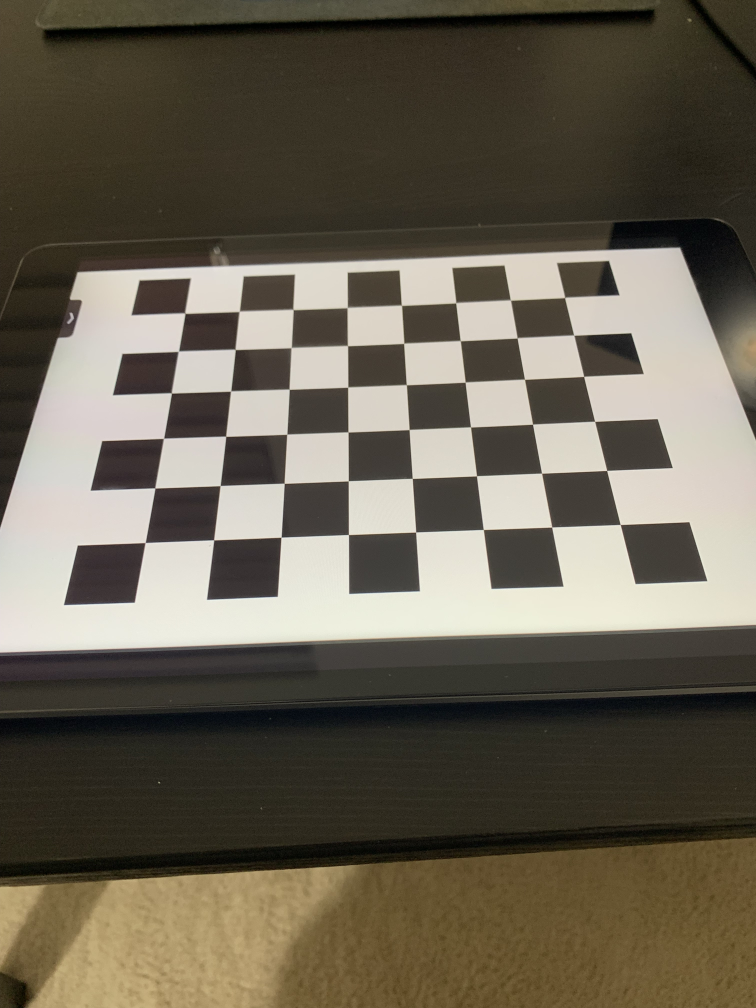
#> input picture calib_data/IMG_3276.jpg, 3024 x 4032 px (shown at 1/4 size); its folder holds 5 pictures in this run
$ python chess_calib.py
#> lines starting #> are read from the running program, lines starting #| are printed output that depends on the picture; after the words box and inside, x2 and y2 are one past the last pixel; in counts of white or black regions, pixels touching at a corner belong together
#chessboard camera calibration

import numpy as np
import cv2
import glob

# PART 3:------------------------------------------------------------------------------------------------------------------------------------------------------

print("\nPART 3: --------------------------------------------------------------------")
# termination criteria
criteria = (cv2.TERM_CRITERIA_EPS + cv2.TERM_CRITERIA_MAX_ITER, 30, 0.001)

# prepare object points, like (0,0,0), (1,0,0), (2,0,0) ....,(6,5,0)
objp = np.zeros((6*8,3), np.float32)
objp[:,:2] = np.mgrid[0:8,0:6].T.reshape(-1,2)

# Arrays to store object points and image points from all the images.
objpoints = [] # 3d point in real world space
imgpoints = [] # 2d points in image plane.
images = glob.glob('./calib_data/*.jpg')

for fname in images:
    img = cv2.imread(fname)
#> img is the input picture: shape (4032, 3024, 3); mean B, G, R 82.1, 96.7, 103.7
    img = cv2.resize(img, (0,0), fx=0.2, fy=0.2, interpolation=cv2.INTER_AREA)
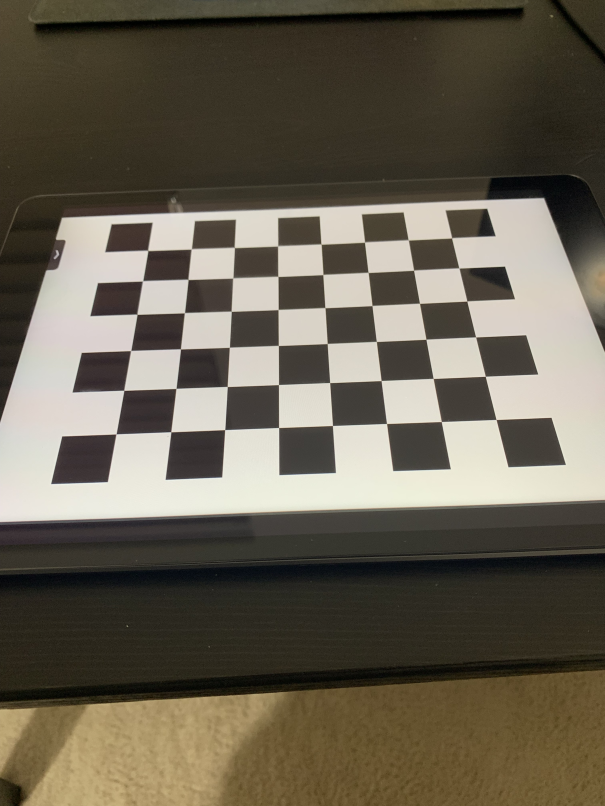
#> img: shape (806, 605, 3); mean B, G, R 82.1, 96.7, 103.7
    gray = cv2.cvtColor(img, cv2.COLOR_BGR2GRAY)
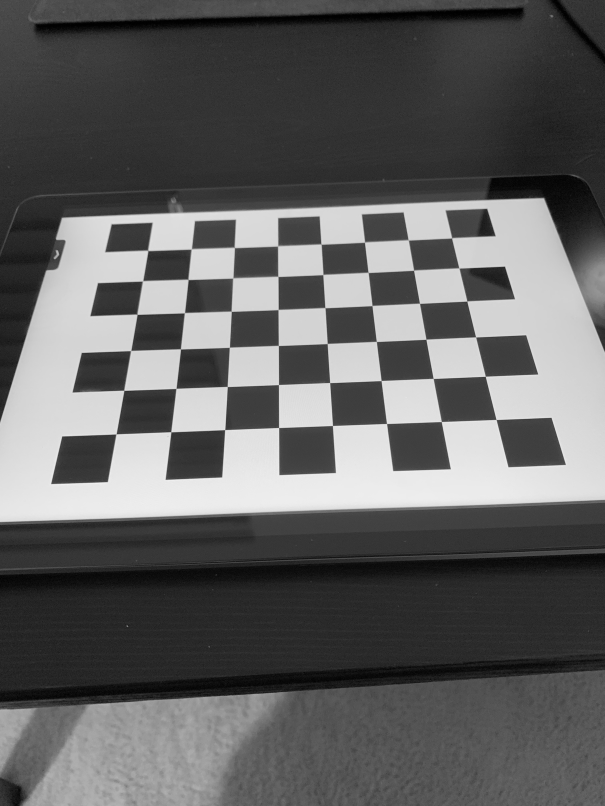
#> gray: shape (806, 605); min 0, max 241, mean 97.1
    # Find the chess board corners
    ret, corners = cv2.findChessboardCorners(gray, (8,6), None)
#> ret = True; corners = 48 rows, first 8: [147.7, 250.4], [191.1, 249.1], [234.3, 247.4], [277.6, 245.9], [321, 244], [364.5, 242.2], [408.2, 239.8], [451.5, 237.9]
    # If found, add object points, image points (after refining them)
    if ret == True:
        objpoints.append(objp)
        corners2 = cv2.cornerSubPix(gray,corners, (11,11), (-1,-1), criteria)
#> corners2 = 48 rows, first 8: [147.7, 250.4], [191.2, 248.9], [234.3, 247.4], [277.6, 245.8], [321.1, 244.1], [364.5, 242], [408.3, 239.8], [451.6, 237.8]
        imgpoints.append(corners2)
        # Draw and display the corners
        cv2.drawChessboardCorners(img, (8,6), corners2, ret)
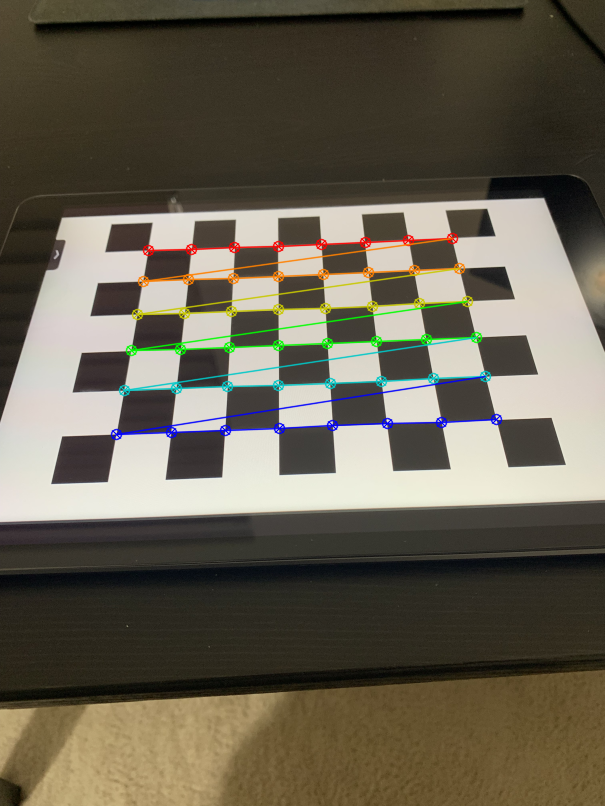
#> img: shape (806, 605, 3); 3.03% of pixels changed, all inside (x1, y1, x2, y2) = (110, 232, 503, 441)
        cv2.imshow(fname, img)
        cv2.waitKey(500)
#> pass 2 of the loop `for fname in images:`:
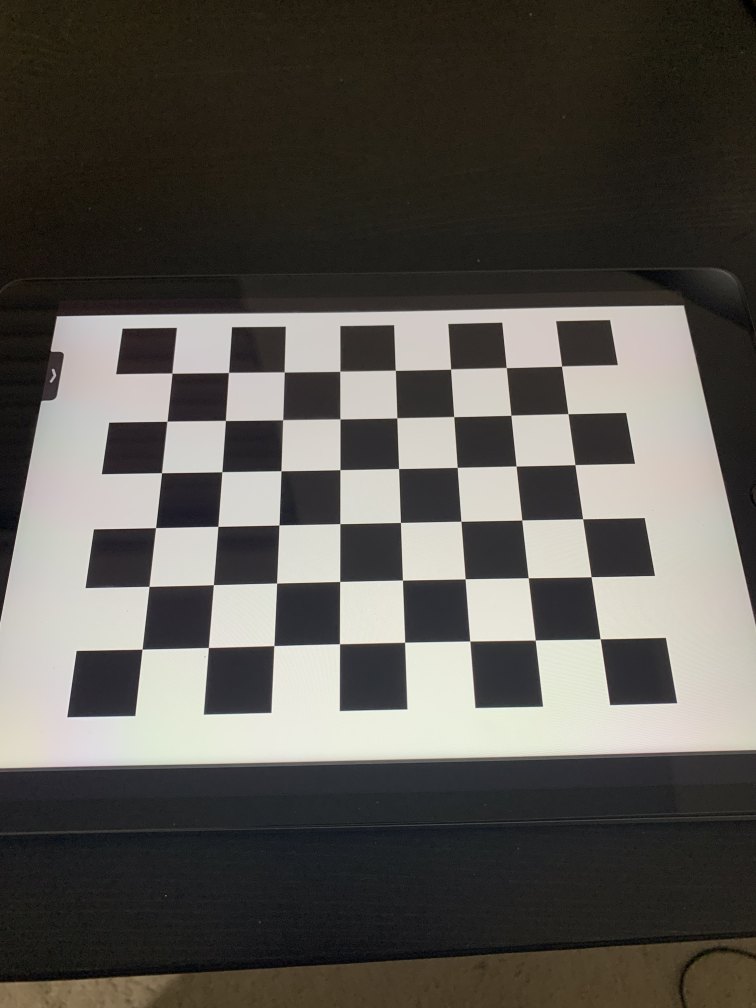
#> input picture calib_data/IMG_3277.jpg, 3024 x 4032 px (shown at 1/4 size)
#> img is the input picture: shape (4032, 3024, 3); mean B, G, R 80.2, 85.9, 89.1
#> `gray = cv2.cvtColor(img, cv2.COLOR_BGR2GRAY)`:
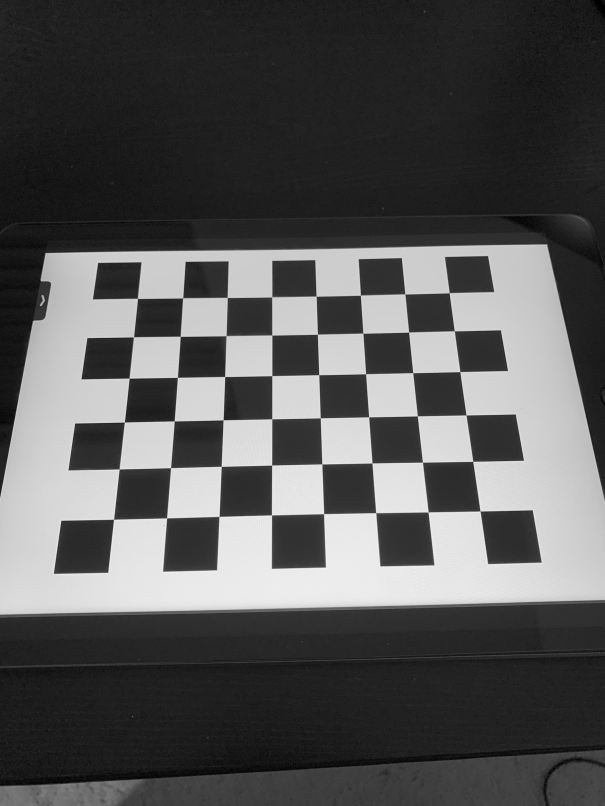
#> gray: shape (806, 605); min 0, max 242, mean 86.2
#> corners = 48 rows, first 8: [137.5, 298.4], [182.6, 297.9], [227.3, 297.5], [271.6, 296.9], [316.2, 296.2], [360.4, 295.2], [404.8, 293.9], [449.2, 292.7]
#> corners2 = 48 rows, first 8: [137.4, 298.4], [182.7, 297.8], [227.3, 297.4], [271.7, 296.8], [316.2, 296.2], [360.4, 295.2], [404.9, 293.9], [449.2, 292.7]
#> `cv2.drawChessboardCorners(img, (8,6), corners2, ret)`:
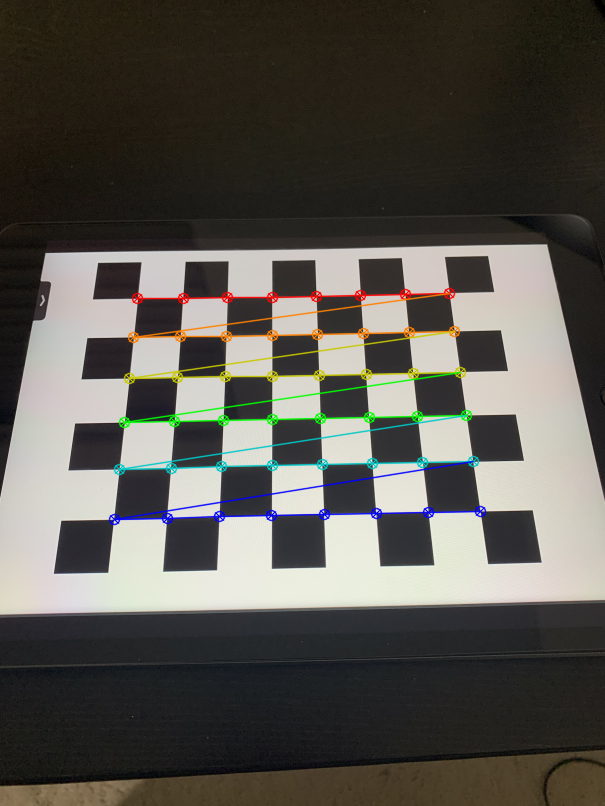
#> img: shape (806, 605, 3); mean B, G, R 79.5, 85.9, 88.5
#> pass 3 of the loop `for fname in images:`:
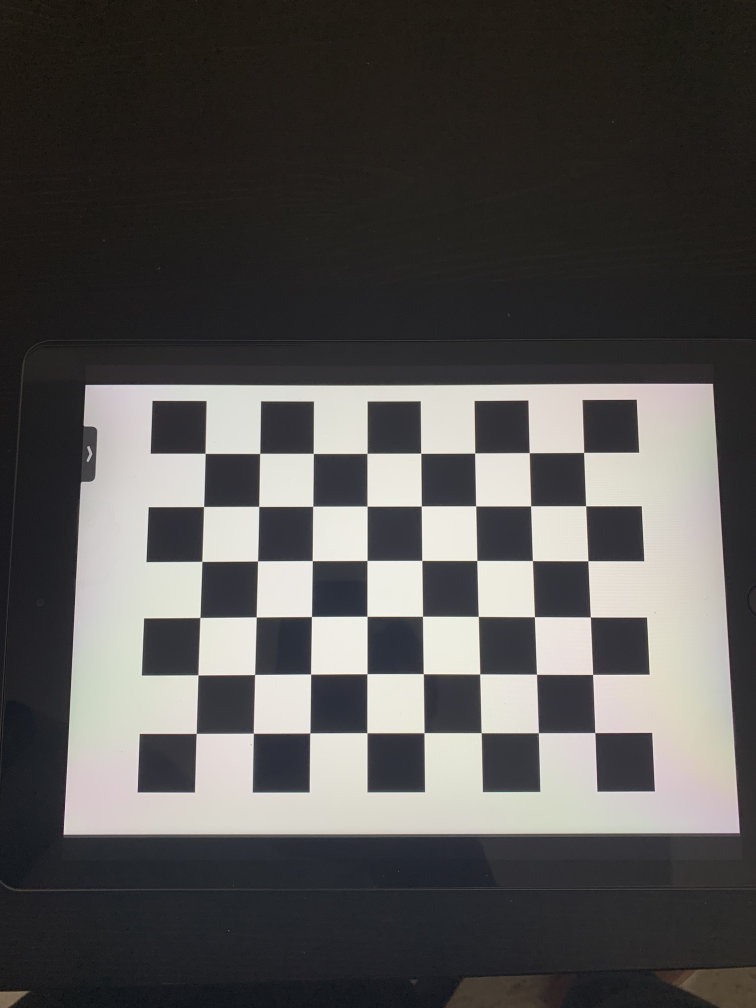
#> input picture calib_data/IMG_3278.jpg, 3024 x 4032 px (shown at 1/4 size)
#> img is the input picture: shape (4032, 3024, 3); mean B, G, R 81.6, 83.3, 85.1
#> `img = cv2.resize(img, (0,0), fx=0.2, fy=0.2, interpolation=cv2.INTER_A..`:
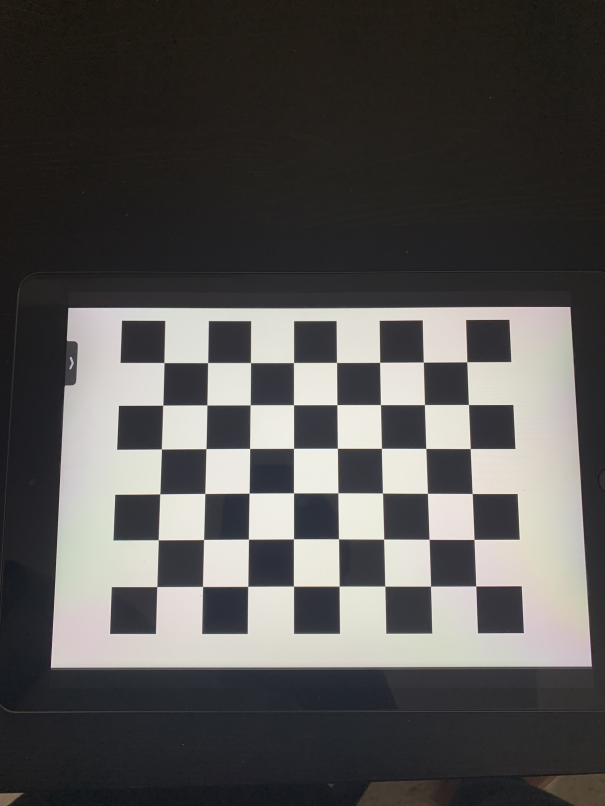
#> img: shape (806, 605, 3); mean B, G, R 81.6, 83.3, 85.1
#> corners = 48 rows, first 8: [164, 362.5], [207.6, 362.6], [250.5, 362.6], [293.5, 362.5], [336.5, 362.5], [379.6, 362.4], [423.4, 362.1], [466.7, 361.7]
#> corners2 = 48 rows, first 8: [163.9, 362.5], [207.6, 362.6], [250.5, 362.6], [293.5, 362.5], [336.5, 362.5], [379.6, 362.3], [423.3, 362.1], [466.8, 361.7]
#> `cv2.drawChessboardCorners(img, (8,6), corners2, ret)`:
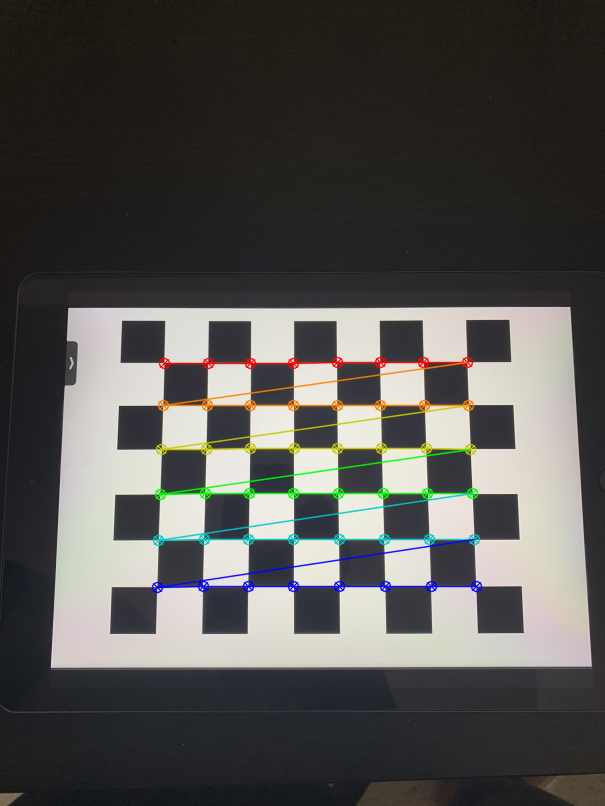
#> img: shape (806, 605, 3); 2.88% of pixels changed, all inside (x1, y1, x2, y2) = (151, 356, 483, 594)
#> the loop made 5 passes; the first 3 are shown

cv2.destroyAllWindows()

#calibration
ret, mtx, dist, rvecs, tvecs = cv2.calibrateCamera(objpoints, imgpoints, gray.shape[::-1], None, None)
print("\ndistortion coeffs:\n", dist)

#refining the camera matrix with scaling parameter alpha=1 (all pixels are retained with some extra black images)
img1 = cv2.imread('./calib_data/IMG_3276.jpg')
img1 = cv2.resize(img1, (0,0), fx=0.2, fy=0.2, interpolation=cv2.INTER_AREA)
cv2.imshow("IMG_3276", img1)
cv2.waitKey(0)
h,  w = img1.shape[:2]
#> h = 806; w = 605
newcameramtx, roi = cv2.getOptimalNewCameraMatrix(mtx, dist, (w,h), 1, (w,h))
print("\ncamera_matrix:\n", newcameramtx)

# undistort
dst1 = cv2.undistort(img1, mtx, dist, None, newcameramtx)
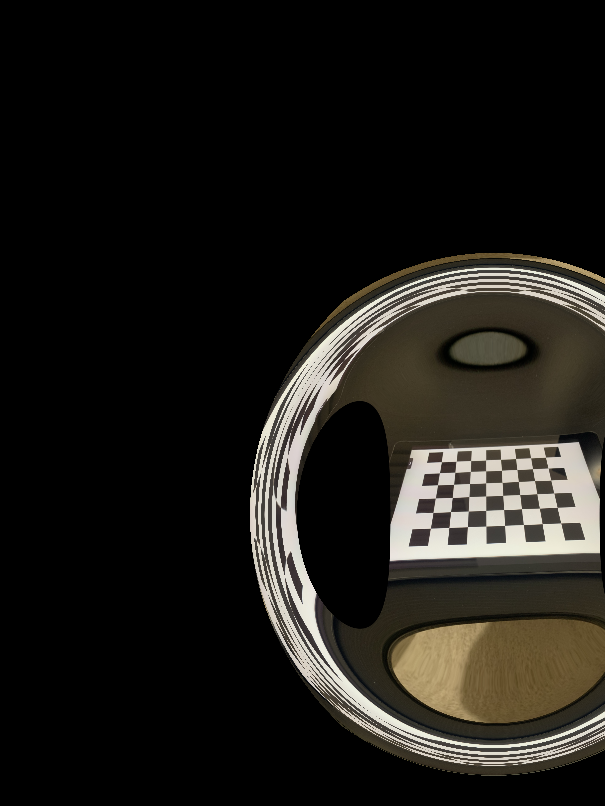
#> dst1: shape (806, 605, 3); mean B, G, R 23.6, 27.7, 29.7

# crop the image
x, y, w, h = roi
dst1 = dst1[y:y+h, x:x+w]
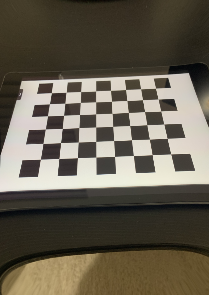
#> dst1: shape (295, 209, 3); mean B, G, R 81, 95.2, 102
cv2.imshow('calib_result_IMG_3276', dst1)
cv2.waitKey(0)

#re-projection error
mean_error = 0
for i in range(len(objpoints)):
    imgpoints2, _ = cv2.projectPoints(objpoints[i], rvecs[i], tvecs[i], mtx, dist)
    error = cv2.norm(imgpoints[i], imgpoints2, cv2.NORM_L2)/len(imgpoints2)
    mean_error += error
rp_error=np.array((mean_error/len(objpoints)))
print( "\nRe-projection error: {}".format(rp_error))

#saving the camera matrix, distortion coeffs and re-projection error in a npz file for future use
np.savez("calib_results.npz", cameramtx=newcameramtx, dist_coeffs=dist, rp_error=rp_error)

print("----------------------------------------------------------------------------")
#-----------------------------------------------------------------------------------------------------------------------------------------------------------------------


'''
# PART 1:------------------------------------------------------------------------------------------------------------------------------------------------------

print("\nPART 1: --------------------------------------------------------------------")
# termination criteria
criteria = (cv2.TERM_CRITERIA_EPS + cv2.TERM_CRITERIA_MAX_ITER, 30, 0.001)

# prepare object points, like (0,0,0), (1,0,0), (2,0,0) ....,(6,5,0)
objp = np.zeros((6*7,3), np.float32)
objp[:,:2] = np.mgrid[0:7,0:6].T.reshape(-1,2)

# Arrays to store object points and image points from all the images.
objpoints = [] # 3d point in real world space
imgpoints = [] # 2d points in image plane.
images = glob.glob('./part1_data/*.jpg')

for fname in images:
    img = cv2.imread(fname)
    gray = cv2.cvtColor(img, cv2.COLOR_BGR2GRAY)
    # Find the chess board corners
    ret, corners = cv2.findChessboardCorners(gray, (7,6), None)
    # If found, add object points, image points (after refining them)
    if ret == True:
        objpoints.append(objp)
        corners2 = cv2.cornerSubPix(gray,corners, (11,11), (-1,-1), criteria)
        imgpoints.append(corners2)
        # Draw and display the corners
        cv2.drawChessboardCorners(img, (7,6), corners2, ret)
        cv2.imshow(fname, img)
        cv2.waitKey(500)

cv2.destroyAllWindows()

#calibration
ret, mtx, dist, rvecs, tvecs = cv2.calibrateCamera(objpoints, imgpoints, gray.shape[::-1], None, None)
print("\ndistortion coeffs:\n", dist)

#refining the camera matrix with scaling parameter alpha=1 (all pixels are retained with some extra black images)
img = cv2.imread('./part1_data/left12.jpg')
cv2.imshow("part1_left12", img)
cv2.waitKey(0)
h,  w = img.shape[:2]
newcameramtx, roi = cv2.getOptimalNewCameraMatrix(mtx, dist, (w,h), 1, (w,h))
print("\ncamera_matrix:\n", newcameramtx)


# undistort
dst = cv2.undistort(img, mtx, dist, None, newcameramtx)

# crop the image
x, y, w, h = roi
dst1 = dst[y:y+h, x:x+w]
cv2.imshow('part1_calib_result_left12', dst1)
cv2.waitKey(0)

#re-projection error
mean_error = 0
for i in range(len(objpoints)):
    imgpoints2, _ = cv2.projectPoints(objpoints[i], rvecs[i], tvecs[i], mtx, dist)
    error = cv2.norm(imgpoints[i], imgpoints2, cv2.NORM_L2)/len(imgpoints2)
    mean_error += error
rp_error=np.array((mean_error/len(objpoints)))
print( "\nRe-projection error: {}".format(rp_error))

#saving the camera matrix, distortion coeffs and re-projection error in a npz file for future use
np.savez("part1_results.npz", cameramtx=newcameramtx, dist_coeffs=dist, rp_error=rp_error)

print("----------------------------------------------------------------------------")
#-----------------------------------------------------------------------------------------------------------------------------------------------------------------------


# PART 2:------------------------------------------------------------------------------------------------------------------------------------------------------

print("\nPART 2: --------------------------------------------------------------------")
# termination criteria
criteria = (cv2.TERM_CRITERIA_EPS + cv2.TERM_CRITERIA_MAX_ITER, 30, 0.001)

# prepare object points, like (0,0,0), (1,0,0), (2,0,0) ....,(6,5,0)
objp = np.zeros((11*7,3), np.float32)
objp[:,:2] = np.mgrid[0:7,0:11].T.reshape(-1,2)

# Arrays to store object points and image points from all the images.
objpoints = [] # 3d point in real world space
imgpoints = [] # 2d points in image plane.
images = glob.glob('./part2_data/calibration_data/*.jpg')

for fname in images:
    img = cv2.imread(fname)
    gray = cv2.cvtColor(img, cv2.COLOR_BGR2GRAY)
    # Find the chess board corners
    ret, corners = cv2.findChessboardCorners(gray, (7,11), None)
    # If found, add object points, image points (after refining them)
    if ret == True:
        objpoints.append(objp)
        corners2 = cv2.cornerSubPix(gray,corners, (9,9), (-1,-1), criteria)
        imgpoints.append(corners2)
        # Draw and display the corners
        cv2.drawChessboardCorners(img, (7,11), corners2, ret)
        cv2.imshow(fname, img)
        cv2.waitKey(500)

cv2.destroyAllWindows()

#calibration
ret, mtx, dist, rvecs, tvecs = cv2.calibrateCamera(objpoints, imgpoints, gray.shape[::-1], None, None)
print("\ndistortion coeffs:\n", dist)

#refining the camera matrix with scaling parameter alpha=1 (all pixels are retained with some extra black images)
img = cv2.imread('./part2_data/calibration_data/IMG_6516.jpg')
cv2.imshow("part2_IMG_6516", img)
cv2.waitKey(0)
h,  w = img.shape[:2]
newcameramtx, roi = cv2.getOptimalNewCameraMatrix(mtx, dist, (w,h), 1, (w,h))
print("\ncamera_matrix:\n", newcameramtx)


# undistort
dst = cv2.undistort(img, mtx, dist, None, newcameramtx)

# crop the image
x, y, w, h = roi
dst2 = dst[y:y+h, x:x+w]
cv2.imshow('part2_calib_result_IMG6516', dst2)
cv2.waitKey(0)

#re-projection error
mean_error = 0
for i in range(len(objpoints)):
    imgpoints2, _ = cv2.projectPoints(objpoints[i], rvecs[i], tvecs[i], mtx, dist)
    error = cv2.norm(imgpoints[i], imgpoints2, cv2.NORM_L2)/len(imgpoints2)
    mean_error += error
rp_error=np.array((mean_error/len(objpoints)))
print( "\nRe-projection error: {}".format(rp_error))

#saving the camera matrix, distortion coeffs and re-projection error in a npz file for future use
np.savez("part2_results.npz", cameramtx=newcameramtx, dist_coeffs=dist, rp_error=rp_error)

print("----------------------------------------------------------------------------")
#--------------------------------------------------------------------------------------------------------------------------------------------------------------
'''
